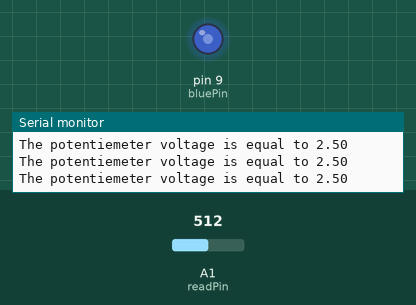
Simulated run of this sketch. Board: Arduino Uno, built with avr-gcc and run on an emulated ATmega328P. Shown: output pins drawn as LEDs (lit = HIGH), the last lines printed to the serial monitor. The inputs (shaded band) are chosen by the test bench; at power-on: A1 (readPin) = 512.

Above: at 1.2 s.
1.3 s: A1 (readPin) set to 716
At 2.1 s:
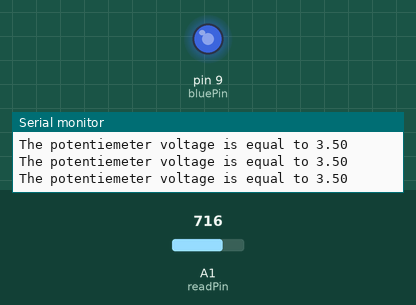
2.8 s: A1 (readPin) set to 900
At 4.0 s:
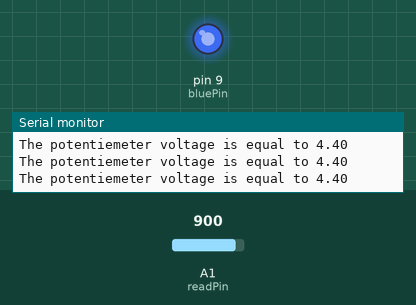
4.3 s: A1 (readPin) set to 122
At 5.5 s:
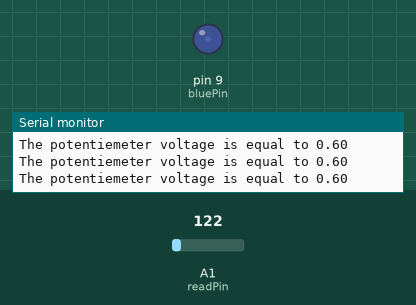
5.8 s: A1 (readPin) set to 0
At 6.3 s:
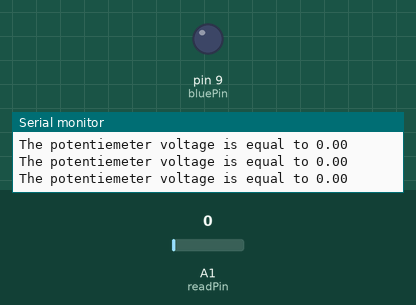
7.3 s: A1 (readPin) set to 511
At 7.6 s:
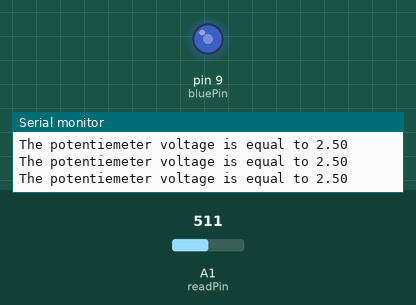
Timing chart, 0 to 9.8 s (numbered marks = the images above; inputs shaded):
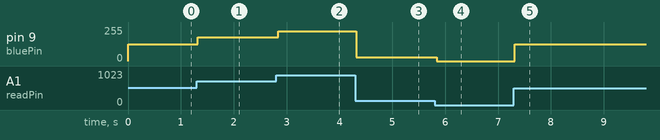

Measured:
- after the input at 1.3 s, pin 9 (bluePin): 127/255 → 178/255 at once
- after the input at 2.8 s, pin 9 (bluePin): 178/255 → 224/255 at once
- after the input at 4.3 s, pin 9 (bluePin): 224/255 → 30/255 at once
- after the input at 5.8 s, pin 9 (bluePin): 30/255 → 0/255 at once
- after the input at 7.3 s, pin 9 (bluePin): 0/255 → 127/255 at once

The sketch:

14_dimmable_led.ino
```cpp
int bluePin = 9;
int readPin = A1;
int readValue;
float voltage;
int blueBright;
int pauseTime = 50;

void setup() {
  pinMode(bluePin, OUTPUT);
  pinMode(readPin, INPUT);
  Serial.begin(9600);
}

void loop() {
  readValue = analogRead(readPin);
  voltage = readValue * (5./1023);
  blueBright = voltage * (255/5.);
  analogWrite(bluePin, blueBright);
  Serial.print("The potentiemeter voltage is equal to ");
  Serial.println(voltage);
  delay(pauseTime);
}
```
